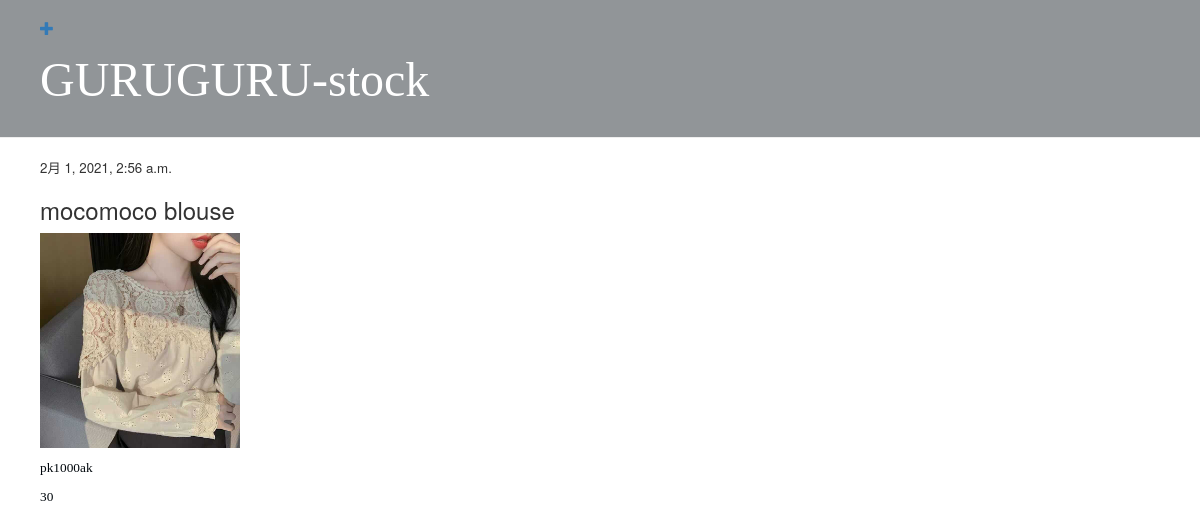
The app's page /post/1/ with its own data.
### blog/models.py (models this page shows, shortened)
class Post(models.Model):
    author = models.ForeignKey(settings.AUTH_USER_MODEL, on_delete=models.CASCADE)
    item_name =  models.CharField(max_length=200)
    photo = models.ImageField(upload_to='images/')
    item_no = models.CharField(max_length=200)
    item_stock =  models.IntegerField(default=0)
    created_date = models.DateTimeField(default=timezone.now)
    published_date = models.DateTimeField(blank=True, null=True)

### blog/views.py (the view)
# urls.py: path('post/<int:pk>/', views.post_detail, name='post_detail'),
def post_detail(request, pk):
    post = get_object_or_404(Post, pk=pk)
    return render(request, 'blog/post_detail.html', {'post': post})

### blog/templates/blog/post_detail.html
{% extends 'blog/base.html' %}
{% block content %}
    <div class="post">
        {% if post.published_date %}
            <div class="date">
                {{ post.published_date }}
            </div>
        {% endif %}
        <h3>{{ post.item_name }}</h3>
        <img src={{ post.photo.url }} width=200>
        <p>{{ post.item_no|linebreaksbr }}
        <p>{{ post.item_stock|linebreaksbr }}</p>
    </div>
{% endblock %}

### blog/static/css/blog.css (style rules this page uses)
h1 a, h2 a ,p { color: #01070C; font-family: 'Oswald'; }
.post { margin-left: 40px; margin-bottom: 70px; float: left; font-size: 10pt; }
img { width: 200px; height: 215px; margin-bottom:10px; }

### records on screen
Post: published_date "2月 1, 2021, 2:56 a.m.", item_name "mocomoco blouse", photo (picture), item_no "pk1000ak", item_stock "30"
